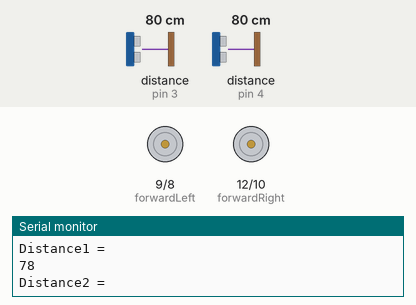
A sketch run on a simulated Arduino Uno, built with avr-gcc and run on an emulated ATmega328P. On the bench: motor-driver pin pairs drawn as motors (green arrow = first pin HIGH = forward, orange = second pin HIGH = backward, longer = more drive), the last lines printed to the serial monitor. Wiring (inferred from the names in the program): 2 × ultrasonic range finder: trigger pin 2, echo pin 3 / trigger pin 5, echo pin 4. The test bench sets the inputs (shaded band); at power-on: distance to the obstacle (sensors on pin 3, pin 4) 80 cm. The echo pulse lasts 58.3 µs per cm.

Above: at 1.2 s.
1.3 s: distance to the obstacle (sensor on pin 3) set to 28 cm
4.3 s: distance to the obstacle (sensor on pin 3) set to 23 cm
At 5.4 s:
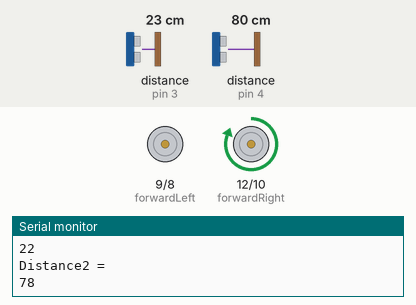
5.8 s: distance to the obstacle (sensor on pin 4) set to 27 cm
8.8 s: distance to the obstacle (sensor on pin 4) set to 22 cm
At 9.7 s:
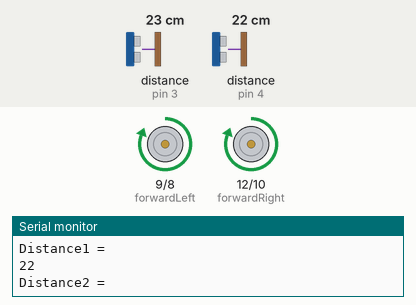
Timing chart, 0 to 11.3 s (numbered marks = the images above; inputs shaded):
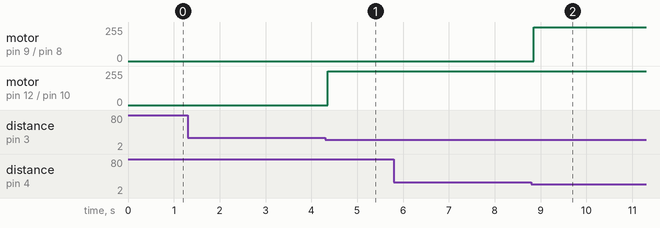

The sketch:

Ultrasonic_test.ino
```cpp
const int forwardRight = 12;
const int forwardLeft = 9;
const int backwardRight = 10;
const int backwardLeft = 8;
const char in;

const int trig1 = 2;
const int echo1 = 3;
const int trig2 = 5;
const int echo2 = 4;

long duration1;
int distance1;
long duration2;
int distance2;

void setup() {
  Serial.begin(9600);
  pinMode(forwardRight, OUTPUT);
  pinMode(forwardLeft, OUTPUT);
  pinMode(backwardRight, OUTPUT);
  pinMode(backwardLeft, OUTPUT);
  pinMode(trig1, OUTPUT);
  pinMode(echo1, INPUT);
  pinMode(trig2, OUTPUT);
  pinMode(echo2, INPUT);
}

void FR()   //function for forward action of the right motor
{
  if(distance1 >= 5 && distance1 < 25 && distance2 >= 5 && distance2 < 25)
  {

   digitalWrite(forwardRight, HIGH);
   digitalWrite(backwardRight, LOW);
  }
}

void FL()   //function for forward action of the left motor
{
  if(distance1 >= 5 && distance1 < 25 && distance2 >= 5 && distance2 < 25)
  {
   digitalWrite(forwardLeft, HIGH);
   digitalWrite(backwardLeft, LOW);
  }
}

/*void BR()   //function for backward action of the right motor
{
  digitalWrite(backwardRight, HIGH);
  digitalWrite(forwardRight, LOW);
}

void BL()   //function for backward action of the left motor
{
  digitalWrite(backwardLeft, HIGH);
  digitalWrite(forwardRight, LOW);
}*/

void right()   //function for right action of the robot
{
  if(distance2 >= 5 && distance2 < 25 && distance1 > 30)
  {
    Serial.println("Distance1 = ");
   Serial.println(distance1);
   Serial.println("Distance2 = ");
   Serial.println(distance2);
   digitalWrite(forwardLeft, HIGH);
   digitalWrite(backwardRight, LOW);
  }
}

void left()    //function for left action of the robot
{
  if(distance1 >= 5 && distance1 < 25 && distance2 > 30)
  digitalWrite(forwardRight, HIGH);
  digitalWrite(backwardLeft, LOW);
}

void allstop()    //function for stopping the robot
{
  if(distance1 < 6 && distance2 < 6)
  {
   digitalWrite(forwardRight, LOW);
   digitalWrite(backwardRight, LOW);
   digitalWrite(backwardLeft, LOW);
   digitalWrite(forwardLeft, LOW);
  }
}

void loop() {
  digitalWrite(trig1, LOW);
  delayMicroseconds(2);
  digitalWrite(trig1, HIGH);
  delayMicroseconds(10);
  digitalWrite(trig1, LOW);
  duration1 = pulseIn(echo1, HIGH);
  distance1 = duration1 * 0.034/2;

  digitalWrite(trig2, LOW);
  delayMicroseconds(2);
  digitalWrite(trig2, HIGH);
  delayMicroseconds(10);
  digitalWrite(trig2, LOW);
  duration2 = pulseIn(echo2, HIGH);
  distance2 = duration2 * 0.034/2;
      Serial.println("Distance1 = ");
   Serial.println(distance1);
   Serial.println("Distance2 = ");
   Serial.println(distance2);
  FR();
  FL();
  right();
  left();
  allstop();

}
```

Measured:
- the behaviour switches between 26 and 25 cm on distance to the obstacle (sensor on pin 3) (found by bisection; images 0 and 1)
- the behaviour switches between 26 and 25 cm on distance to the obstacle (sensor on pin 4) (found by bisection; images 1 and 2)
- after the input at 4.3 s, motor on pin 12 (forwardRight) / pin 10 (backwardRight): stopped → forward 255/255 after 0.06 s
- after the input at 8.8 s, motor on pin 9 (forwardLeft) / pin 8 (backwardLeft): stopped → forward 255/255 after 0.05 s
